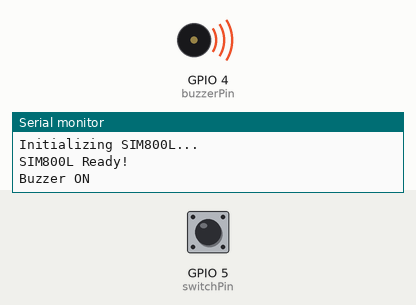
This sketch was run on a simulated ESP32. Parts: buzzer (waves = sounding, pin HIGH), the last lines printed to the serial monitor. Inputs (shaded band) come from the test bench; at power-on: GPIO 5 (switchPin) HIGH. Random numbers use the default seed unless the sketch sets one.

Above: at 1.2 s.
1.3 s: GPIO 5 (switchPin) pulled LOW for 1 s
At 2.1 s:
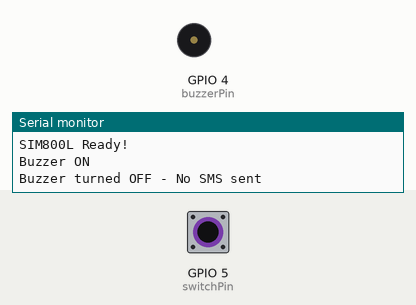
Timing chart, 0 to 5.0 s (numbered marks = the images above; inputs shaded):
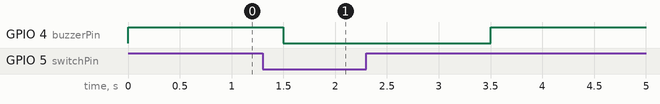

Measured:
- after the input at 1.3 s, GPIO 4 (buzzerPin): HIGH → LOW after 0.20 s, → HIGH 2.0 s later

The sketch:

gpsgsmBuzzer.ino
```cpp
#define TINY_GSM_MODEM_SIM800

#include <TinyGsmClient.h>
#include <HardwareSerial.h>
#include <TinyGPS++.h>

const int buzzerPin = 4;
const int switchPin = 5;
#define RX_PIN 16
#define TX_PIN 17
#define BAUD_RATE 9600
#define GPS_RX 3
#define GPS_TX 1

HardwareSerial gsmSerial(2);
HardwareSerial gpsSerial(1);
TinyGsm modem(gsmSerial);
TinyGPSPlus gps;

bool buzzerState = false;
bool buttonPressed = false;

double latitude;
double longitude;

bool getConditionFromApp() {
    return random(0, 2); // Random true or false
}

void getGPSLocation() {
    while (gpsSerial.available() > 0) {
        gps.encode(gpsSerial.read());
        if (gps.location.isUpdated()) {
            latitude = gps.location.lat();
            longitude = gps.location.lng();
        }
    }
}

void sendSMS() {
    String phoneNumber = "+9779768432105";
    getGPSLocation();
    String message = "Fall Detected! Location: " +
                     String(latitude, 6) + ", " + String(longitude, 6) +
                     " (Google Maps: https://maps.google.com/?q=" +
                     String(latitude, 6) + "," + String(longitude, 6) + ")";

    Serial.println("Sending SMS...");
    if (modem.sendSMS(phoneNumber, message)) {
        Serial.println("SMS Sent Successfully!");
    } else {
        Serial.println("SMS Failed!");
    }
}

void setup() {
    pinMode(buzzerPin, OUTPUT);
    pinMode(switchPin, INPUT_PULLUP);
    Serial.begin(115200);

    gsmSerial.begin(BAUD_RATE, SERIAL_8N1, RX_PIN, TX_PIN);
    // gpsSerial.begin(BAUD_RATE, SERIAL_8N1, GPS_RX, GPS_TX);
    Serial.println("Initializing SIM800L...");
    if (!modem.restart()) {
        Serial.println("Failed to restart SIM800L!");
        return;
    }
    Serial.println("SIM800L Ready!");
}

void loop() {
    bool condition = getConditionFromApp();
    // getGPSLocation();

    if (condition && !buzzerState) {
        digitalWrite(buzzerPin, HIGH);
        buzzerState = true;
        Serial.println("Buzzer ON");

        unsigned long startTime = millis();

        while (millis() - startTime < 10000) {
            if (digitalRead(switchPin) == LOW) {
                delay(200);
                if (digitalRead(switchPin) == LOW) {
                    digitalWrite(buzzerPin, LOW);
                    Serial.println("Buzzer turned OFF - No SMS sent");
                    buttonPressed = true;
                    while (digitalRead(switchPin) == LOW);
                    delay(200);
                    break;
                }
            }
        }

        if (!buttonPressed) {
            Serial.println("Buzzer continues ringing - Sending SMS");
            sendSMS();
        }

        buzzerState = false;
        buttonPressed = false;
    }
    delay(1000);
}
```
